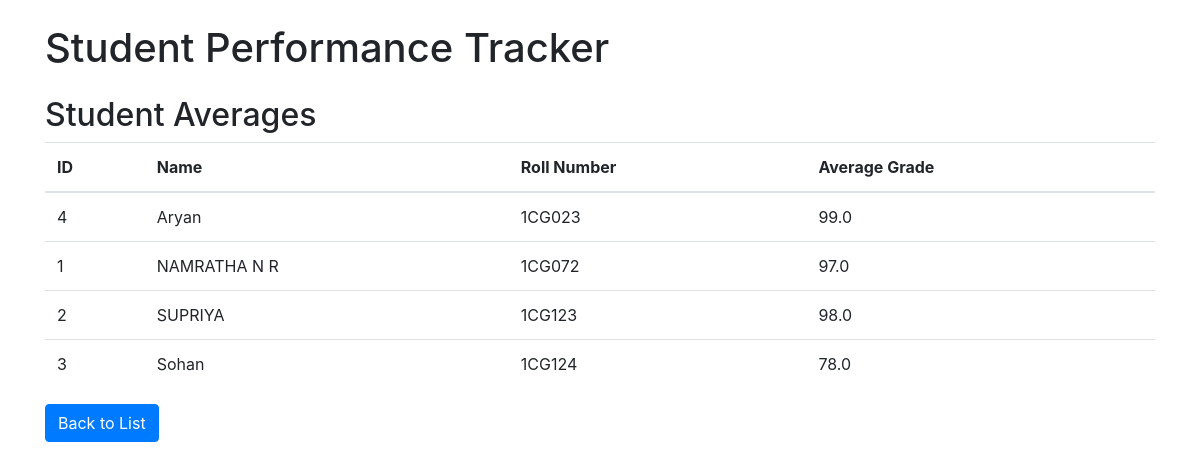
Screenshot of /averages with the database file from the repository.
### tables this page shows
CREATE TABLE students (
                id INTEGER PRIMARY KEY AUTOINCREMENT,
                name TEXT NOT NULL,
                roll_number TEXT UNIQUE NOT NULL);

### app.py (the view)
@app.route('/averages')
def show_averages():
    students = StudentTracker.get_all_students()
    return render_template('averages.html', students=students)

### app.py (called while the page is built)
    def add_grade(self, subject, grade):
        self.grades[subject] = grade

    def calculate_average(self):
        if not self.grades:
            return 0
        return sum(self.grades.values()) / len(self.grades)

    @staticmethod
    def get_student(student_id):
        conn = sqlite3.connect('students.db')
        c = conn.cursor()
        c.execute("SELECT id, name, roll_number FROM students WHERE id = ?", (student_id,))
        student_data = c.fetchone()
        if not student_data:
            return None
        student = Student(*student_data)
        c.execute("SELECT subject, grade FROM grades WHERE student_id = ?", (student_id,))
        for subject, grade in c.fetchall():
            student.add_grade(subject, grade)
        conn.close()
        return student

    @staticmethod
    def get_all_students():
        conn = sqlite3.connect('students.db')
        c = conn.cursor()
        c.execute("SELECT id FROM students")
        student_ids = [row[0] for row in c.fetchall()]
        students = [StudentTracker.get_student(sid) for sid in student_ids]
        conn.close()
        return students

### templates/averages.html
{% extends 'base.html' %}
{% block content %}
<h2>Student Averages</h2>
<table class="table">
    <thead>
        <tr>
            <th>ID</th>
            <th>Name</th>
            <th>Roll Number</th>
            <th>Average Grade</th>
        </tr>
    </thead>
    <tbody>
        {% for student in students %}
        <tr>
            <td>{{ student.id }}</td>
            <td>{{ student.name }}</td>
            <td>{{ student.roll_number }}</td>
            <td>{{ student.calculate_average() | round(2) }}</td>
        </tr>
        {% endfor %}
    </tbody>
</table>
<a href="{{ url_for('index') }}" class="btn btn-primary">Back to List</a>
{% endblock %}

### rows the page displays
students: id "4", name "Aryan", roll_number "1CG023", calculate_average "99.0"
students: id "1", name "NAMRATHA N R", roll_number "1CG072", calculate_average "97.0"
students: id "2", name "SUPRIYA", roll_number "1CG123", calculate_average "98.0"
students: id "3", name "Sohan", roll_number "1CG124", calculate_average "78.0"
